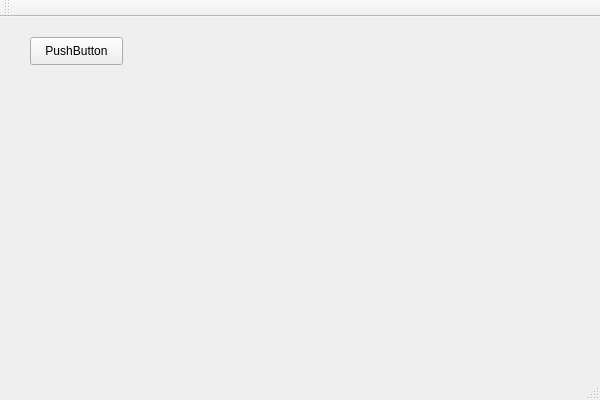
<?xml version="1.0" encoding="UTF-8"?>
<ui version="4.0">
 <class>QtTestTaskClass</class>
 <widget class="QMainWindow" name="QtTestTaskClass">
  <property name="geometry">
   <rect>
    <x>0</x>
    <y>0</y>
    <width>600</width>
    <height>400</height>
   </rect>
  </property>
  <property name="windowTitle">
   <string>QtTestTask</string>
  </property>
  <widget class="QWidget" name="centralWidget">
   <widget class="QPushButton" name="pushButton">
    <property name="geometry">
     <rect>
      <x>30</x>
      <y>20</y>
      <width>93</width>
      <height>28</height>
     </rect>
    </property>
    <property name="text">
     <string>PushButton</string>
    </property>
   </widget>
  </widget>
  <widget class="QMenuBar" name="menuBar">
   <property name="geometry">
    <rect>
     <x>0</x>
     <y>0</y>
     <width>600</width>
     <height>26</height>
    </rect>
   </property>
  </widget>
  <widget class="QToolBar" name="mainToolBar">
   <attribute name="toolBarArea">
    <enum>TopToolBarArea</enum>
   </attribute>
   <attribute name="toolBarBreak">
    <bool>false</bool>
   </attribute>
  </widget>
  <widget class="QStatusBar" name="statusBar"/>
 </widget>
 <layoutdefault spacing="6" margin="11"/>
 <resources>
  <include location="QtTestTask.qrc"/>
 </resources>
 <connections/>
</ui>
